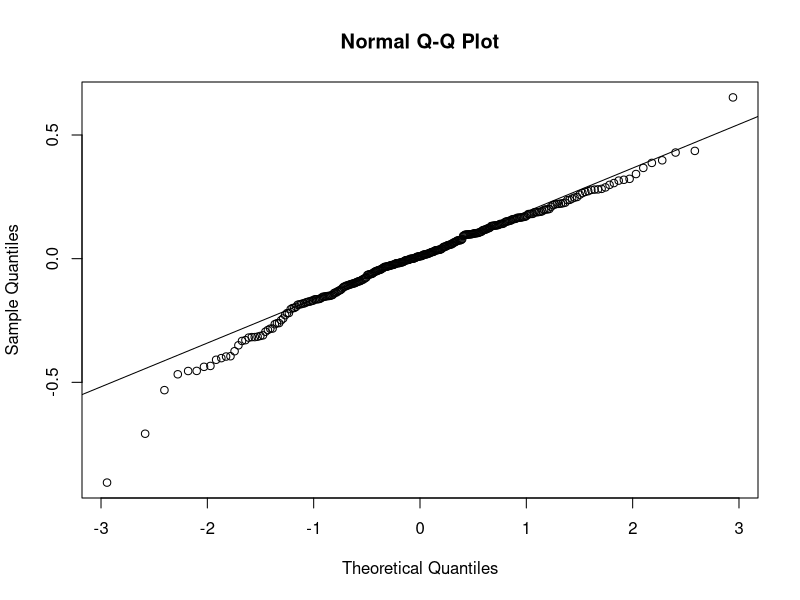
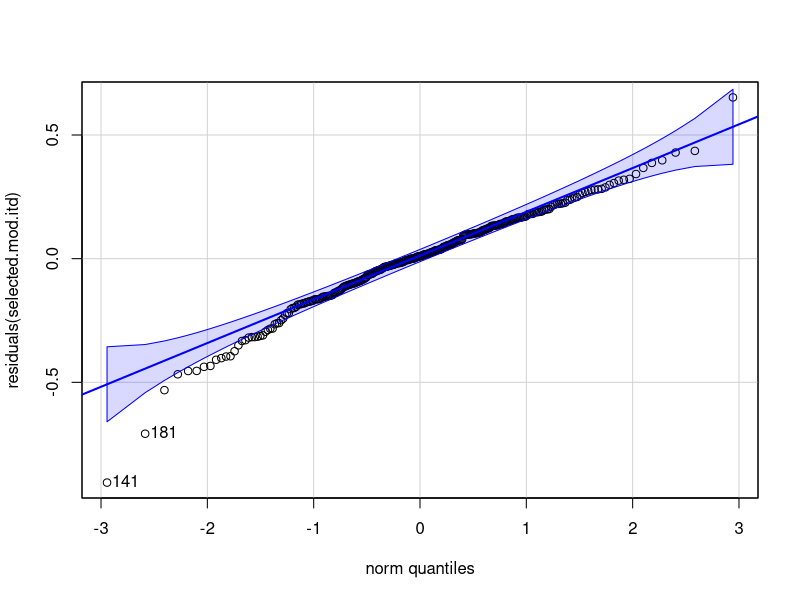
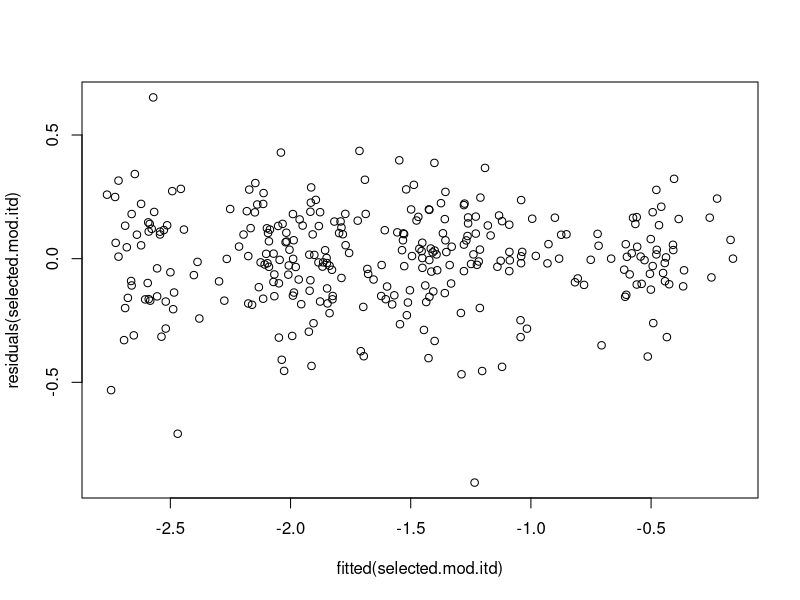
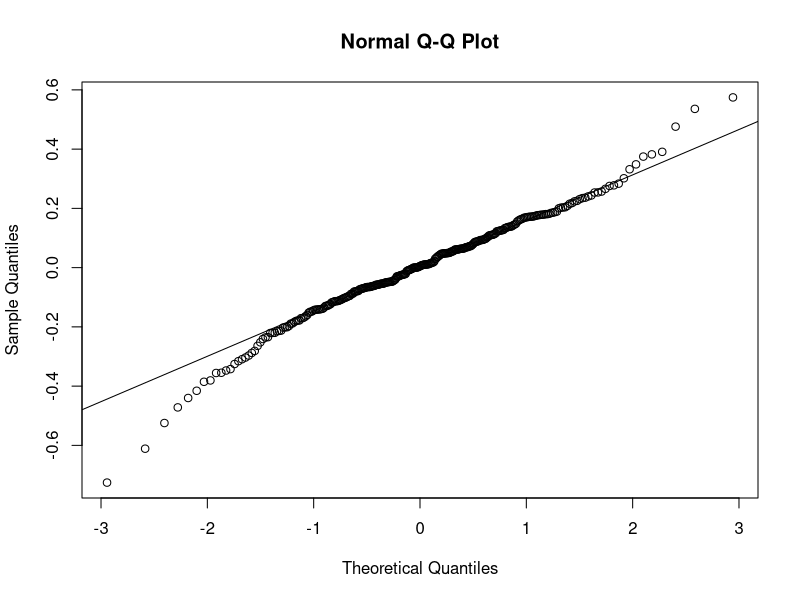
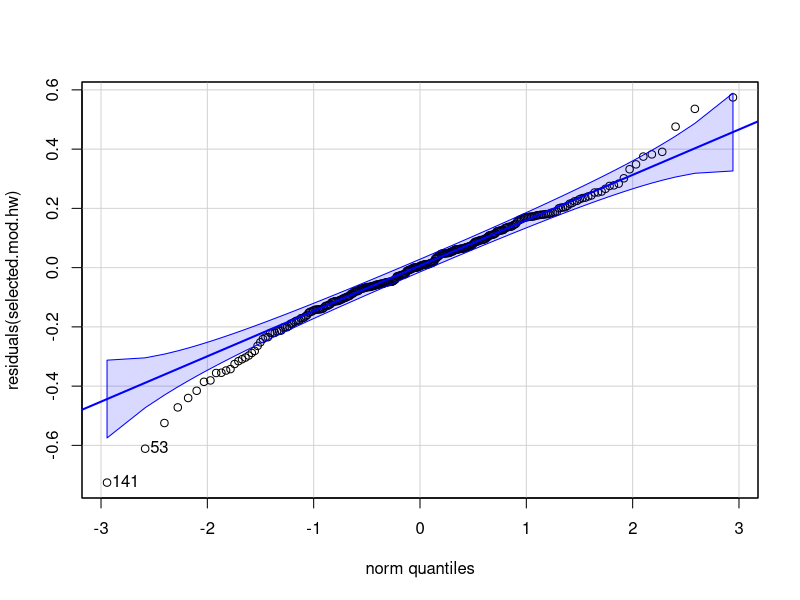
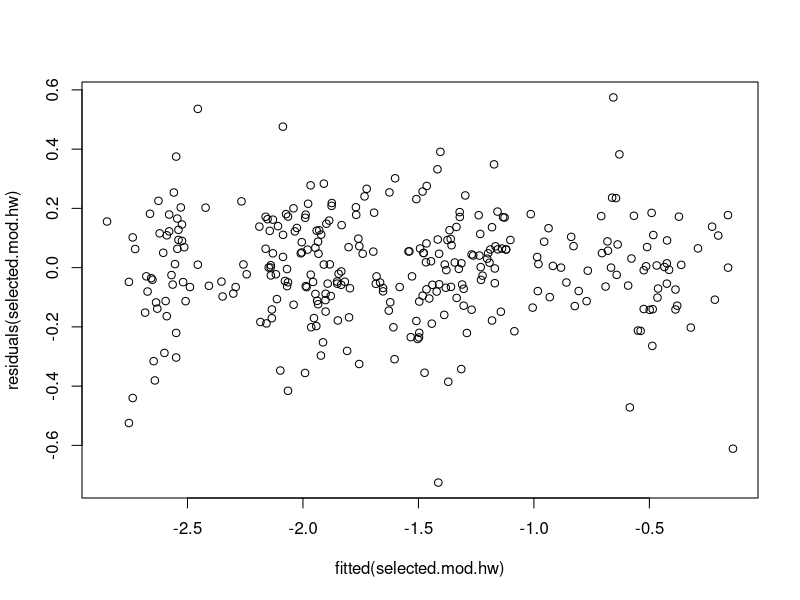
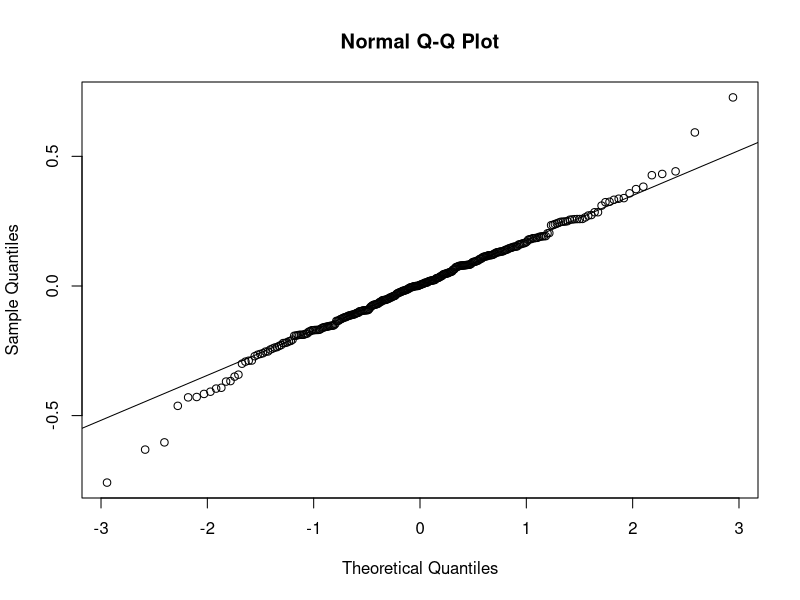
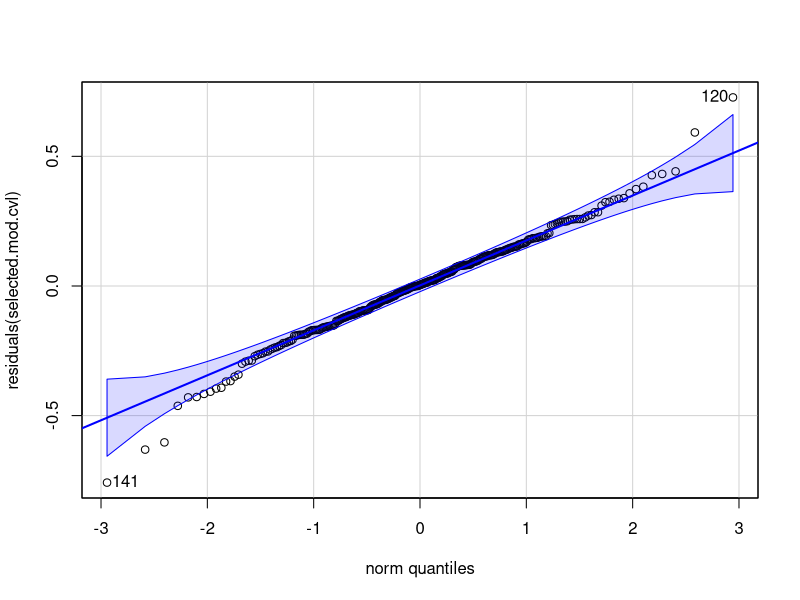

These figures' R source, in order: (Note: this script raises an error after producing the figures.)
# Estimating body size in the large carpenter bees (Xylocopa)
# March 15, 2023

#### Load libraries and read in data frame ####
library(ggplot2)
library(lme4)
library(car)

xylo.morph.df <- read.csv("Xylocopa Morphometrics.csv")


#### Organize data ####


#add columns for log transformations
xylo.morph.df$log.dry.mass <- log(xylo.morph.df$Dry.Mass.without.pin..g.)
xylo.morph.df$log.dry.mass.mg <- log(xylo.morph.df$Dry.Mass.without.pin..mg.)
xylo.morph.df$log.itd <- log(xylo.morph.df$ITD..mm.)
xylo.morph.df$log.hw <- log(xylo.morph.df$Head.Width..mm.)
xylo.morph.df$log.cvl <- log(xylo.morph.df$Costal.Vein.Length..mm.)

#subset dataset to just include the columns we need
xylo.morph.df.subset <- subset(xylo.morph.df, select=c("Species","Sex","log.dry.mass","log.itd","log.hw","log.cvl"))
xylo.morph.df.subset.itd <- subset(xylo.morph.df, select=c("Species","Sex","log.dry.mass","log.itd"))
xylo.morph.df.subset.hw <- subset(xylo.morph.df, select=c("Species","Sex","log.dry.mass","log.hw"))
xylo.morph.df.subset.cvl <- subset(xylo.morph.df, select=c("Species","Sex","log.dry.mass","log.cvl"))

#subset data by sex
males <- subset(xylo.morph.df, Sex=="M")
females <- subset(xylo.morph.df, Sex=="F")





#### Model selection by stepwise regression ####
full.model.itd <- lm(formula = log.dry.mass ~ ., data = xylo.morph.df.subset.itd)
full.model.hw <- lm(formula = log.dry.mass ~ ., data = xylo.morph.df.subset.hw)
full.model.cvl <- lm(formula = log.dry.mass ~ ., data = xylo.morph.df.subset.cvl)

step.itd <- step(full.model.itd, scope = . ~ .^2, direction = 'both') # the ".^2" includes interactions among all terms.
summary(step.itd)
step.hw <- step(full.model.hw, scope = . ~ .^2, direction = 'both') #lowest AIC. Formula is mass ~ Species + Sex + HW + Species:Sex
summary(step.hw)
step.cvl <- step(full.model.cvl, scope = . ~ .^2, direction = 'both')
summary(step.cvl)


# Save selected models
selected.mod.itd <- lm(formula = log.dry.mass ~ Species + Sex + log.itd + Species:Sex + 
                         Sex:log.itd, data = xylo.morph.df.subset.itd)
summary(selected.mod.itd)
selected.mod.hw <- lm(formula = log.dry.mass ~ Species + Sex + log.hw + Species:Sex, 
                      data = xylo.morph.df.subset.hw)
selected.mod.cvl <- lm(formula = log.dry.mass ~ Species + Sex + log.cvl + Species:Sex + 
                         Sex:log.cvl, data = xylo.morph.df.subset.cvl)




#### Check assumptions of interspecific models (normality and homoscedasticity) ####

qqnorm(residuals(selected.mod.itd))
qqline(residuals(selected.mod.itd))
qqPlot(residuals(selected.mod.itd)) 
plot(fitted(selected.mod.itd),residuals(selected.mod.itd)) 

qqnorm(residuals(selected.mod.hw)) 
qqline(residuals(selected.mod.hw))
qqPlot(residuals(selected.mod.hw)) 
plot(fitted(selected.mod.hw),residuals(selected.mod.hw)) 

qqnorm(residuals(selected.mod.cvl)) 
qqline(residuals(selected.mod.cvl))
qqPlot(residuals(selected.mod.cvl)) 
plot(fitted(selected.mod.cvl),residuals(selected.mod.cvl)) 




#### How well do these size metrics predict intraspecific variation in body size? ####

# create subsets for each species that has > 8 individuals
x.tenuiscapa.females <- subset(females, Species =="Xylocopa tenuiscapa")
x.tranquebarica.females <- subset(females, Species =="Xylocopa tranquebarica")
x.tab.tab.females <- subset(females, Species =="Xylocopa tabaniformis tabaniformis")
x.tab.orp.females <- subset(females, Species =="Xylocopa tabaniformis orpifex")
x.frontalis.females <- subset(females, Species =="Xylocopa frontalis")
x.sonorina.females <- subset(females, Species =="Xylocopa sonorina")
x.inconstans.females <- subset(females, Species =="Xylocopa inconstans")
x.micans.females <- subset(females, Species =="Xylocopa micans")
x.californica.arizonensis.females <- subset(females, Species =="Xylocopa californica arizonensis")
x.virginica.females <- subset(females, Species =="Xylocopa virginica")
females.intraspecific.comparison <- rbind(x.virginica.females,x.tenuiscapa.females,x.tranquebarica.females,x.tab.tab.females,x.tab.orp.females,x.frontalis.females,x.sonorina.females,x.inconstans.females,x.micans.females,x.californica.arizonensis.females)
table(females$Species) # get sample size for each species

# OLS regression for each species for ITD
x.tenuiscapa.females.ols.itd <- lm(log.dry.mass ~ log.itd, data=x.tenuiscapa.females)
summary(x.tenuiscapa.females.ols.itd)
x.tranquebarica.females.ols.itd <- lm(log.dry.mass ~ log.itd, data=x.tranquebarica.females)
summary(x.tranquebarica.females.ols.itd)
x.tab.tab.females.ols.itd <- lm(log.dry.mass ~ log.itd, data=x.tab.tab.females)
summary(x.tab.tab.females.ols.itd)
x.tab.orp.females.ols.itd <- lm(log.dry.mass ~ log.itd, data=x.tab.orp.females)
summary(x.tab.orp.females.ols.itd)
x.frontalis.females.ols.itd <- lm(log.dry.mass ~ log.itd, data=x.frontalis.females)
summary(x.frontalis.females.ols.itd)
x.sonorina.females.ols.itd <- lm(log.dry.mass ~ log.itd, data=x.sonorina.females)
summary(x.sonorina.females.ols.itd)
x.inconstans.females.ols.itd <- lm(log.dry.mass ~ log.itd, data=x.inconstans.females)
summary(x.inconstans.females.ols.itd)
x.micans.females.ols.itd <- lm(log.dry.mass ~ log.itd, data=x.micans.females)
summary(x.micans.females.ols.itd)
x.californica.arizonensis.females.ols.itd <- lm(log.dry.mass ~ log.itd, data=x.californica.arizonensis.females)
summary(x.californica.arizonensis.females.ols.itd)
x.virginica.females.ols.itd <- lm(log.dry.mass ~ log.itd, data=x.virginica.females)
summary(x.virginica.females.ols.itd)

# OLS regression for each species for HW
x.tenuiscapa.females.ols.hw <- lm(log.dry.mass ~ log.hw, data=x.tenuiscapa.females)
summary(x.tenuiscapa.females.ols.hw)
x.tranquebarica.females.ols.hw <- lm(log.dry.mass ~ log.hw, data=x.tranquebarica.females)
summary(x.tranquebarica.females.ols.hw)
x.tab.tab.females.ols.hw <- lm(log.dry.mass ~ log.hw, data=x.tab.tab.females)
summary(x.tab.tab.females.ols.hw)
x.tab.orp.females.ols.hw <- lm(log.dry.mass ~ log.hw, data=x.tab.orp.females)
summary(x.tab.orp.females.ols.hw)
x.frontalis.females.ols.hw <- lm(log.dry.mass ~ log.hw, data=x.frontalis.females)
summary(x.frontalis.females.ols.hw)
x.sonorina.females.ols.hw <- lm(log.dry.mass ~ log.hw, data=x.sonorina.females)
summary(x.sonorina.females.ols.hw)
x.inconstans.females.ols.hw <- lm(log.dry.mass ~ log.hw, data=x.inconstans.females)
summary(x.inconstans.females.ols.hw)
x.micans.females.ols.hw <- lm(log.dry.mass ~ log.hw, data=x.micans.females)
summary(x.micans.females.ols.hw)
x.californica.arizonensis.females.ols <- lm(log.dry.mass ~ log.hw, data=x.californica.arizonensis.females)
summary(x.californica.arizonensis.females.ols)
x.virginica.females.ols.hw <- lm(log.dry.mass ~ log.hw, data=x.virginica.females)
summary(x.virginica.females.ols.hw)

# OLS regression for each species for CVL
x.tenuiscapa.females.ols.cvl <- lm(log.dry.mass ~ log.cvl, data=x.tenuiscapa.females)
summary(x.tenuiscapa.females.ols.cvl)
x.tranquebarica.females.ols.cvl <- lm(log.dry.mass ~ log.cvl, data=x.tranquebarica.females)
summary(x.tranquebarica.females.ols.cvl)
x.tab.tab.females.ols.cvl <- lm(log.dry.mass ~ log.cvl, data=x.tab.tab.females)
summary(x.tab.tab.females.ols.cvl)
x.tab.orp.females.ols.cvl <- lm(log.dry.mass ~ log.cvl, data=x.tab.orp.females)
summary(x.tab.orp.females.ols.cvl)
x.frontalis.females.ols.cvl <- lm(log.dry.mass ~ log.cvl, data=x.frontalis.females)
summary(x.frontalis.females.ols.cvl)
x.sonorina.females.ols.cvl <- lm(log.dry.mass ~ log.cvl, data=x.sonorina.females)
summary(x.sonorina.females.ols.cvl)
x.inconstans.females.ols.cvl <- lm(log.dry.mass ~ log.cvl, data=x.inconstans.females)
summary(x.inconstans.females.ols.cvl)
x.micans.females.ols.cvl <- lm(log.dry.mass ~ log.cvl, data=x.micans.females)
summary(x.micans.females.ols.cvl)
x.californica.arizonensis.females.ols.cvl <- lm(log.dry.mass ~ log.cvl, data=x.californica.arizonensis.females)
summary(x.californica.arizonensis.females.ols.cvl)
x.virginica.females.ols.cvl <- lm(log.dry.mass ~ log.cvl, data=x.virginica.females)
summary(x.virginica.females.ols.cvl)








#### Check assumptions of intraspecific models (normality and homoscedasticity) ####


# ITD
qqPlot(residuals(x.tenuiscapa.females.ols.itd)) 
qqPlot(residuals(x.tranquebarica.females.ols.itd)) 
qqPlot(residuals(x.tab.tab.females.ols.itd)) 
qqPlot(residuals(x.tab.orp.females.ols.itd)) 
qqPlot(residuals(x.frontalis.females.ols.itd))
qqPlot(residuals(x.sonorina.females.ols.itd)) # a couple outliers
qqPlot(residuals(x.micans.females.ols.itd)) 
qqPlot(residuals(x.inconstans.females.ols.itd)) 
qqPlot(residuals(x.californica.arizonensis.females.ols.itd)) 
qqPlot(residuals(x.virginica.females.ols.itd)) 

plot(fitted(x.tenuiscapa.females.ols.itd),residuals(x.tenuiscapa.females.ols.itd))
plot(fitted(x.tranquebarica.females.ols.itd),residuals(x.tranquebarica.females.ols.itd))
plot(fitted(x.tab.tab.females.ols.itd),residuals(x.tab.tab.females.ols.itd))
plot(fitted(x.tab.orp.females.ols.itd),residuals(x.tab.orp.females.ols.itd))
plot(fitted(x.frontalis.females.ols.itd),residuals(x.frontalis.females.ols.itd))
plot(fitted(x.sonorina.females.ols.itd),residuals(x.sonorina.females.ols.itd))
plot(fitted(x.micans.females.ols.itd),residuals(x.micans.females.ols.itd))
plot(fitted(x.inconstans.females.ols.itd),residuals(x.inconstans.females.ols.itd))
plot(fitted(x.californica.arizonensis.females.ols.itd),residuals(x.californica.arizonensis.females.ols.itd))
plot(fitted(x.virginica.females.ols.itd),residuals(x.virginica.females.ols.itd))


# HW
qqPlot(residuals(x.tenuiscapa.females.ols.hw)) 
qqPlot(residuals(x.tranquebarica.females.ols.hw)) 
qqPlot(residuals(x.tab.tab.females.ols.hw)) 
qqPlot(residuals(x.tab.orp.females.ols.hw)) # a couple outliers
qqPlot(residuals(x.frontalis.females.ols.hw))
qqPlot(residuals(x.sonorina.females.ols.hw)) # a couple outliers
qqPlot(residuals(x.micans.females.ols.hw)) 
qqPlot(residuals(x.inconstans.females.ols.hw)) 
qqPlot(residuals(x.californica.arizonensis.females.ols.hw)) 
qqPlot(residuals(x.virginica.females.ols.hw)) 

plot(fitted(x.tenuiscapa.females.ols.hw),residuals(x.tenuiscapa.females.ols.hw))
plot(fitted(x.tranquebarica.females.ols.hw),residuals(x.tranquebarica.females.ols.hw))
plot(fitted(x.tab.tab.females.ols.hw),residuals(x.tab.tab.females.ols.hw))
plot(fitted(x.tab.orp.females.ols.hw),residuals(x.tab.orp.females.ols.hw))
plot(fitted(x.frontalis.females.ols.hw),residuals(x.frontalis.females.ols.hw))
plot(fitted(x.sonorina.females.ols.hw),residuals(x.sonorina.females.ols.hw))
plot(fitted(x.micans.females.ols.hw),residuals(x.micans.females.ols.hw))
plot(fitted(x.inconstans.females.ols.hw),residuals(x.inconstans.females.ols.hw))
plot(fitted(x.californica.arizonensis.females.ols.hw),residuals(x.californica.arizonensis.females.ols.hw))
plot(fitted(x.virginica.females.ols.hw),residuals(x.virginica.females.ols.hw))

# CVL
qqPlot(residuals(x.tenuiscapa.females.ols.cvl)) 
qqPlot(residuals(x.tranquebarica.females.ols.cvl)) 
qqPlot(residuals(x.tab.tab.females.ols.cvl)) 
qqPlot(residuals(x.tab.orp.females.ols.cvl)) 
qqPlot(residuals(x.frontalis.females.ols.cvl))
qqPlot(residuals(x.sonorina.females.ols.cvl)) # outliers
qqPlot(residuals(x.micans.females.ols.cvl)) 
qqPlot(residuals(x.inconstans.females.ols.cvl)) 
qqPlot(residuals(x.californica.arizonensis.females.ols.cvl)) 
qqPlot(residuals(x.virginica.females.ols.cvl)) 

plot(fitted(x.tenuiscapa.females.ols.cvl),residuals(x.tenuiscapa.females.ols.cvl))
plot(fitted(x.tranquebarica.females.ols.cvl),residuals(x.tranquebarica.females.ols.cvl))
plot(fitted(x.tab.tab.females.ols.cvl),residuals(x.tab.tab.females.ols.cvl))
plot(fitted(x.tab.orp.females.ols.cvl),residuals(x.tab.orp.females.ols.cvl))
plot(fitted(x.frontalis.females.ols.cvl),residuals(x.frontalis.females.ols.cvl))
plot(fitted(x.sonorina.females.ols.cvl),residuals(x.sonorina.females.ols.cvl))
plot(fitted(x.micans.females.ols.cvl),residuals(x.micans.females.ols.cvl))
plot(fitted(x.inconstans.females.ols.cvl),residuals(x.inconstans.females.ols.cvl))
plot(fitted(x.californica.arizonensis.females.ols.cvl),residuals(x.californica.arizonensis.females.ols.cvl))
plot(fitted(x.virginica.females.ols.cvl),residuals(x.virginica.females.ols.cvl))










#### Plot data ####

# Plot log dry mass vs. log ITD for all bees
ggplot(xylo.morph.df, aes(x=log.dry.mass.mg, y=log.itd, color=Species, shape=Sex)) +
  geom_point() +
  theme_classic() +
  xlab("ln Mass (mg)") +
  ylab("ln ITD (mm)") +
  theme(axis.text=element_text(size=12, color="black"),axis.title=element_text(size=12, color="black"), legend.position = "none")

# Plot log dry mass vs. log HW for all bees
ggplot(xylo.morph.df, aes(x=(log.dry.mass.mg), y=(log.hw), color=Species, shape=Sex)) +
  geom_point() +
  theme_classic() +
  xlab("ln Mass (mg)") +
  ylab("ln Head Width (mm)") +
  theme(axis.text=element_text(size=12, color="black"),axis.title=element_text(size=12, color="black"),legend.position="none") 

# Plot log dry mass vs. log CVL for all bees
ggplot(xylo.morph.df, aes(x=(log.dry.mass.mg), y=(log.cvl), color=Species, shape=Sex)) +
  geom_point() +
  theme_classic() +
  xlab("ln Mass (mg)") +
  ylab("ln Costal Vein Length (mm)") +
  theme(axis.text=element_text(size=12, color="black"),axis.title=element_text(size=12, color="black"),legend.position="none")

# find out what colors were used above:
library(scales)
for(i in 1:14){
  print(hue_pal()(i))
}
# x. cal ariz = "#F8766D"
# x. cal cal = "#E38900"
# x. cal diamesa = "#C49A00"
# x. frontalis = "#99A800"
# x. inconstans = "#53B400"
# x. latipes = "#00BC56"
# x. micans = "#00C094"
# x. ruficornis = "#00BFC4"
# X. sonorina = "#00B6EB"
# x. tab. orp. = "#06A4FF"
# x. tab. tab = "#A58AFF"
# x. tenuiscapa = "#DF70F8"
# x. tranquebarica = "#FB61D7"
# x. virginica ="#FF66A8"



# Plot log mass vs log ITD for females only, with regression lines
ggplot(females.intraspecific.comparison, aes(x=log.dry.mass, y=log.itd, color=Species)) +
  geom_point() +
  theme_classic() +
  xlab("ln Mass (mg)") +
  ylab("ln ITD (mm)") +
  geom_smooth(method="lm") +  # gray areas are 95% CI
  theme(axis.text=element_text(size=12, color="black"),axis.title=element_text(size=12, color="black"), legend.position="none") +
  scale_color_manual(values=c("#F8766D","#99A800","#53B400", "#00C094", "#00B6EB", "#06A4FF", "#A58AFF", "#DF70F8", "#FB61D7", "#FF66A8"))  +
  ylim(1.45,2.35)

# Plot log mass vs log HW for females only, with regression lines
ggplot(females.intraspecific.comparison, aes(x=log.dry.mass, y=log.hw, color=Species)) +
  geom_point() +
  theme_classic() +
  xlab("ln Mass (mg)") +
  ylab("ln Head Width (mm)") +
  geom_smooth(method="lm") +  # gray areas are 95% CI
  theme(axis.text=element_text(size=12, color="black"),axis.title=element_text(size=12, color="black"), legend.position = "none") +
  scale_color_manual(values=c("#F8766D","#99A800","#53B400", "#00C094", "#00B6EB", "#06A4FF", "#A58AFF", "#DF70F8", "#FB61D7", "#FF66A8")) +
  ylim(1.45,2.35)

# Plot log mass vs log CVL for females only, with regression lines
ggplot(females.intraspecific.comparison, aes(x=log.dry.mass, y=log.cvl, color=Species)) +
  geom_point() +
  theme_classic() +
  xlab("ln Mass (mg)") +
  ylab("ln Costal Vein Length (mm)") +
  geom_smooth(method="lm") +  # gray areas are 95% CI
  theme(axis.text=element_text(size=12, color="black"),axis.title=element_text(size=12, color="black"), legend.position = "none") +
  scale_color_manual(values=c("#F8766D","#99A800","#53B400", "#00C094", "#00B6EB", "#06A4FF", "#A58AFF", "#DF70F8", "#FB61D7", "#FF66A8"))  +
  ylim(1.45,2.35)





#### Analyze 3D model data ####

species <- c("X. virginica", 
             "X. micans",
             "X. californica arizonensis",
             "X. sonorina",
             "X. micans",
             "X. tenuiscapa",
             "X. tabaniformis orpifex",
             "X. ruficornis",
             "X. inconstans",
             "X. frontalis",
             "X. tabniformis tabaniformis",
             "X. latipes",
             "X. tranquebarica")
catalog_number <- c("LACM ENT 602591",
                    "LACM ENT_602478",
                    "LACM ENT_602461",
                    "UCSB-IZC00012185",
                    "LACM ENT 602464",
                    "LACM ENT 602432",
                    "UCSB-IZC00014711",
                    "LACM ENT 602427",
                    "LACM ENT 602500",
                    "LACM ENT 602402",
                    "LACM ENT 602423",
                    "LACM ENT 601466",
                    "LACM ENT 601584")
log_dry_mass <- c(5.185708,
                  5.015291,
                  5.757955,
                  5.84846,
                  5.098035,
                  6.47497,
                  4.94663,
                  6.025141,
                  6.022721,
                  6.515749,
                  4.872905,
                  6.814214,
                  6.82622)
volume <- c(875.7,
            477.947,
            699.462,
            1575,
            659.708,
            2419,
            530.583,
            2385.6,
            663.826,
            3118,
            674.1,
            4614.4,
            2262.8
)
surface_area <- c(1126.3,
                  678.403,
                  811.785,
                  1616.8,
                  780.728,
                  1855,
                  759.653,
                  1962.7,
                  788.019,
                  2148.9,
                  922.3,
                  2275,
                  1843.5)
threeD_matrix <- cbind(species, catalog_number, log_dry_mass, volume, surface_area)
threeD_df <- as.data.frame(threeD_matrix)
threeD_df$volume <- as.numeric(threeD_df$volume)
threeD_df$log_dry_mass <- as.numeric(threeD_df$log_dry_mass)
threeD_df$surface_area <- as.numeric(threeD_df$surface_area)
threeD_df$log_volume <- log(threeD_df$volume)
threeD_df$log_surface_area <- log(threeD_df$surface_area)

# Plot log mass vs log volume 
ggplot(threeD_df, aes(x=log_dry_mass, y=log_volume, color=species)) +
  geom_point() +
  theme_classic() +
  xlab("ln Mass (mg)") +
  ylab(expression(paste("ln volume (mm"^3*")"))) +
  geom_smooth(data = threeD_df, aes(x = log_dry_mass, y = log_volume), method="lm", linetype = "solid", color = "black") +
  theme(axis.text=element_text(size=12, color="black"),axis.title=element_text(size=12, color="black")) +
  scale_color_manual(values=c("#F8766D","#99A800","#53B400", "#00BC56", "#00C094", "#00BFC4", "#00B6EB","#06A4FF","#A58AFF","#DF70F8","#FB61D7","#FF66A8"))
ggplot(threeD_df, aes(x=log_dry_mass, y=log_surface_area, color=species)) +
  geom_point() +
  theme_classic() +
  xlab("ln Mass (mg)") +
  ylab(expression(paste("ln surface area (mm"^2*")"))) +
  geom_smooth(data = threeD_df, aes(x = log_dry_mass, y = log_volume), method="lm", linetype = "solid", color = "black") +
  theme(axis.text=element_text(size=12, color="black"),axis.title=element_text(size=12, color="black"),legend.text=element_text(face="italic")) +
  scale_color_manual(values=c("#F8766D","#99A800","#53B400", "#00BC56", "#00C094", "#00BFC4", "#00B6EB","#06A4FF","#A58AFF","#DF70F8","#FB61D7","#FF66A8"))

# OLS regressions for surface area and volume
surface.area.ols <- lm(log_dry_mass ~ log_surface_area, data=threeD_df)
volume.ols <- lm(log_dry_mass ~ log_volume, data=threeD_df)
summary(surface.area.ols)
summary(volume.ols)


qqPlot(residuals(surface.area.ols)) 
plot(fitted(surface.area.ols),residuals(surface.area.ols))
qqPlot(residuals(volume.ols)) 
plot(fitted(volume.ols),residuals(volume.ols))
